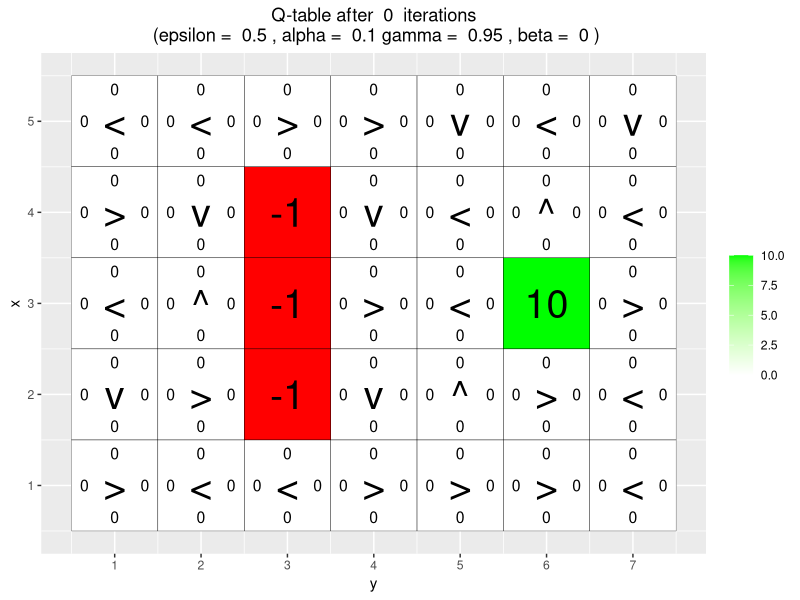
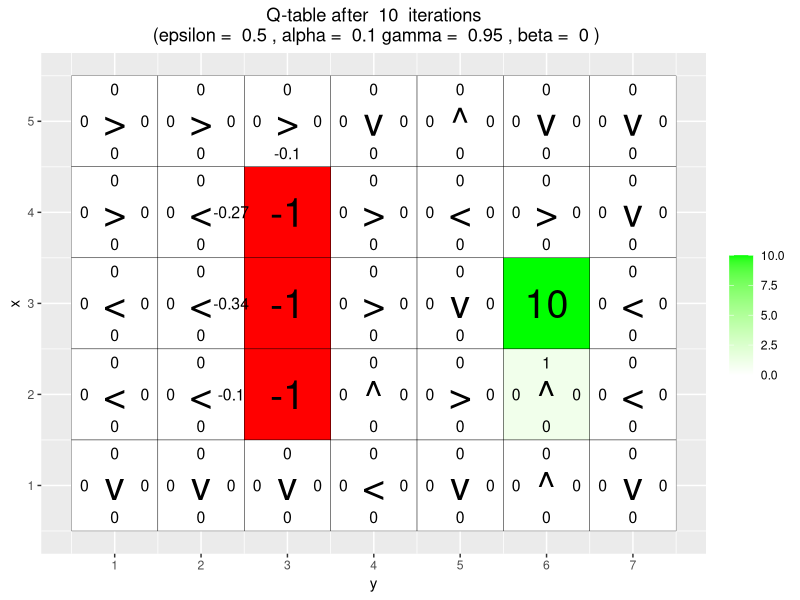
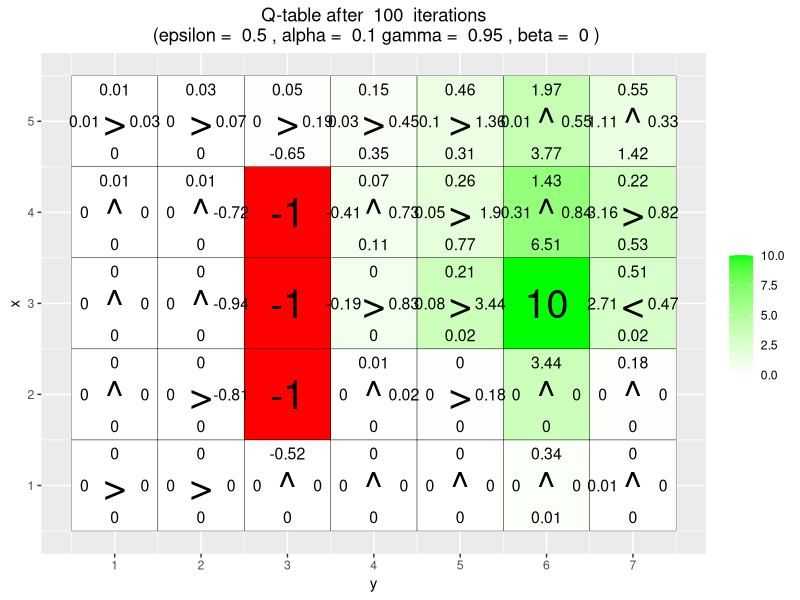
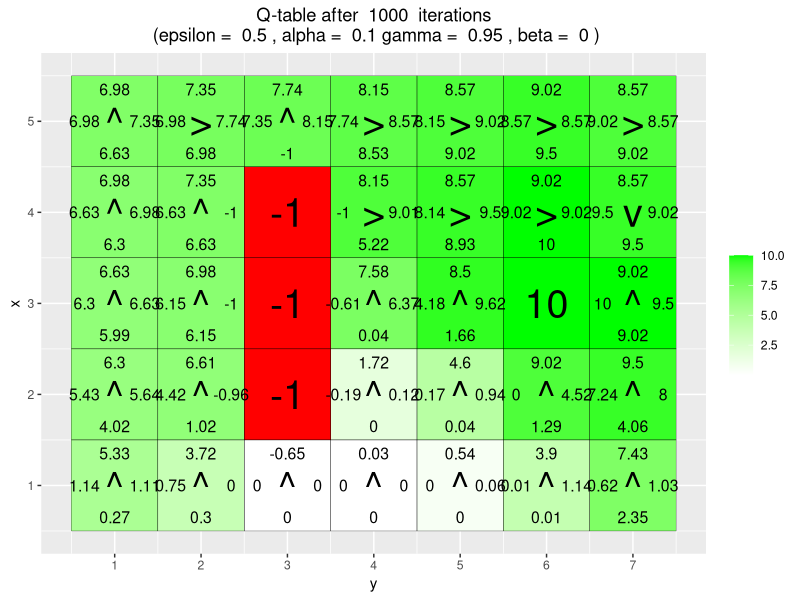
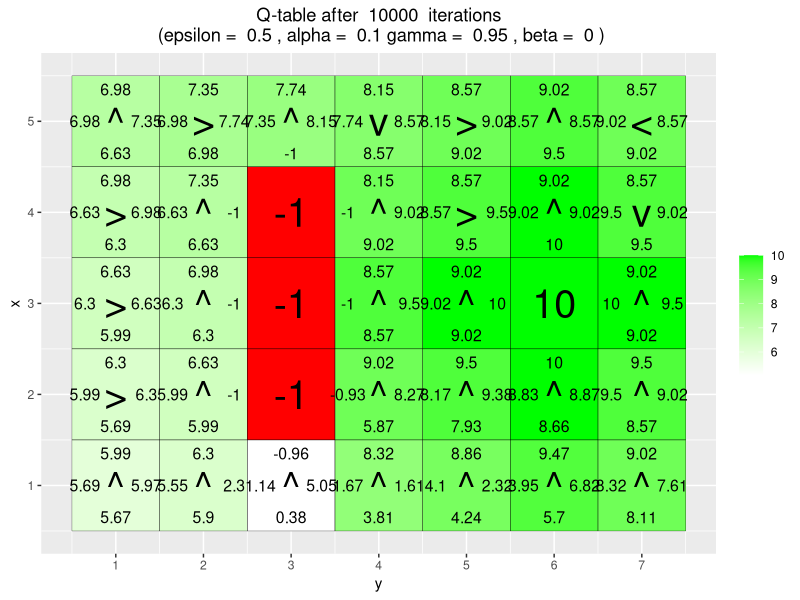
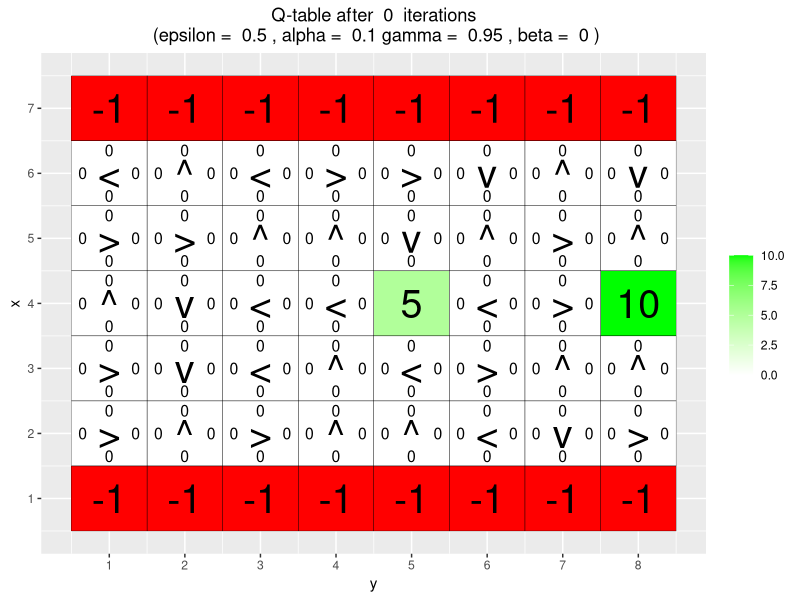
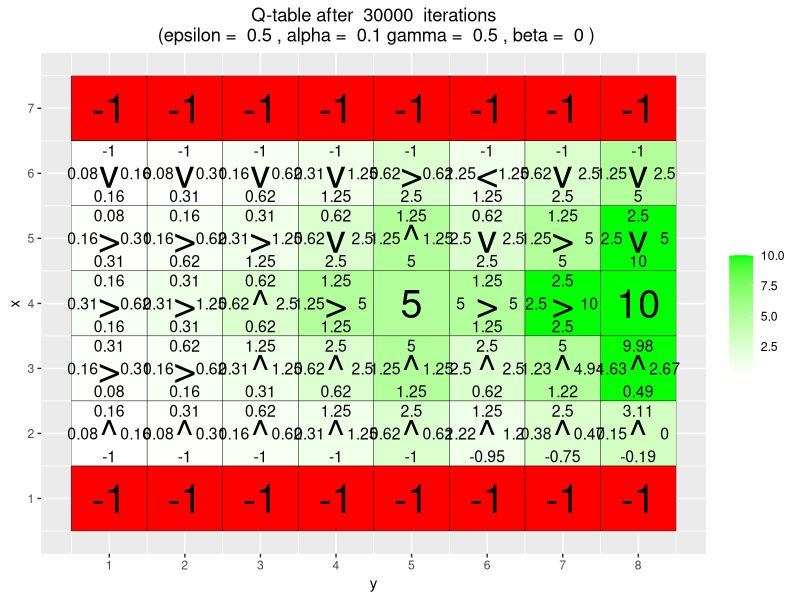
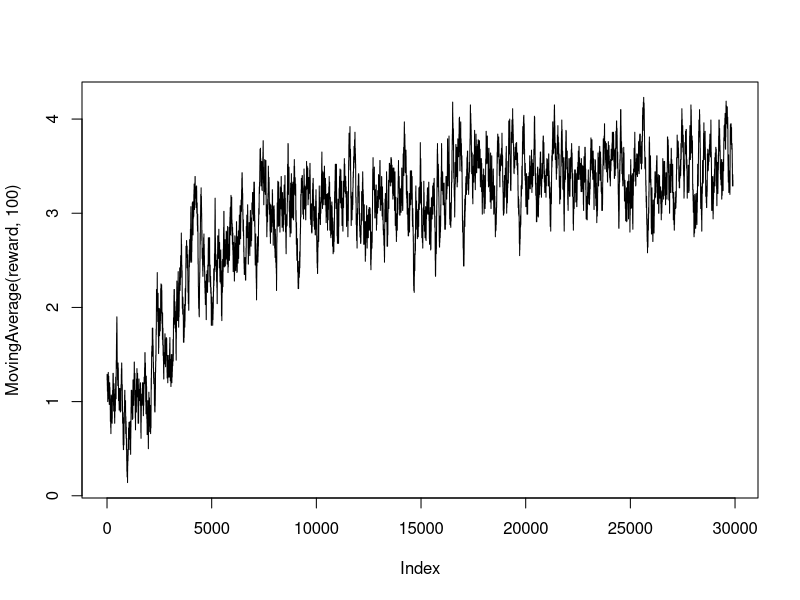

Here is the R script that generated these plots, in order: (Note: a time limit stopped this script after it produced the figures.)
## ---- chunk 1
knitr::opts_chunk$set(echo = TRUE, message = FALSE, warning=FALSE, fig.width = 5, fig.height = 3, fig.align = 'center')

## ---- chunk 2
# install.packages("ggplot2")
# install.packages("vctrs")
library(knitr)
library(ggplot2)
## ---- chunk 3
# given code 
arrows <- c("^", ">", "v", "<")
action_deltas <- list(c(1,0), # up
                      c(0,1), # right
                      c(-1,0), # down
                      c(0,-1)) # left


vis_environment <- function(iterations=0, epsilon = 0.5, alpha = 0.1, gamma = 0.95, beta = 0){
  
  # Visualize an environment with rewards. 
  # Q-values for all actions are displayed on the edges of each tile.
  # The (greedy) policy for each state is also displayed.
  # 
  # Args:
  #   iterations, epsilon, alpha, gamma, beta (optional): for the figure title.
  #   reward_map (global variable): a HxW array containing the reward given at each state.
  #   q_table (global variable): a HxWx4 array containing Q-values for each state-action pair.
  #   H, W (global variables): environment dimensions.
  
  df <- expand.grid(x=1:H,y=1:W)
  foo <- mapply(function(x,y) ifelse(reward_map[x,y] == 0,q_table[x,y,1],NA),df$x,df$y)
  df$val1 <- as.vector(round(foo, 2))
  foo <- mapply(function(x,y) ifelse(reward_map[x,y] == 0,q_table[x,y,2],NA),df$x,df$y)
  df$val2 <- as.vector(round(foo, 2))
  foo <- mapply(function(x,y) ifelse(reward_map[x,y] == 0,q_table[x,y,3],NA),df$x,df$y)
  df$val3 <- as.vector(round(foo, 2))
  foo <- mapply(function(x,y) ifelse(reward_map[x,y] == 0,q_table[x,y,4],NA),df$x,df$y)
  df$val4 <- as.vector(round(foo, 2))
  foo <- mapply(function(x,y) 
    ifelse(reward_map[x,y] == 0,arrows[GreedyPolicy(x,y)],reward_map[x,y]),df$x,df$y)
  df$val5 <- as.vector(foo)
  foo <- mapply(function(x,y) ifelse(reward_map[x,y] == 0,max(q_table[x,y,]),
                                     ifelse(reward_map[x,y]<0,NA,reward_map[x,y])),df$x,df$y)
  df$val6 <- as.vector(foo)
  
  print(ggplot(df,aes(x = y,y = x)) +
          scale_fill_gradient(low = "white", high = "green", na.value = "red", name = "") +
          geom_tile(aes(fill=val6)) +
          geom_text(aes(label = val1),size = 4,nudge_y = .35,na.rm = TRUE) +
          geom_text(aes(label = val2),size = 4,nudge_x = .35,na.rm = TRUE) +
          geom_text(aes(label = val3),size = 4,nudge_y = -.35,na.rm = TRUE) +
          geom_text(aes(label = val4),size = 4,nudge_x = -.35,na.rm = TRUE) +
          geom_text(aes(label = val5),size = 10) +
          geom_tile(fill = 'transparent', colour = 'black') + 
          ggtitle(paste("Q-table after ",iterations," iterations\n",
                        "(epsilon = ",epsilon,", alpha = ",alpha,"gamma = ",gamma,", beta = ",beta,")")) +
          theme(plot.title = element_text(hjust = 0.5)) +
          scale_x_continuous(breaks = c(1:W),labels = c(1:W)) +
          scale_y_continuous(breaks = c(1:H),labels = c(1:H)))
  
}


transition_model <- function(x, y, action, beta){
  
  # Computes the new state after given action is taken. The agent will follow the action 
  # with probability (1-beta) and slip to the right or left with probability beta/2 each.
  # 
  # Args:
  #   x, y: state coordinates.
  #   action: which action the agent takes (in {1,2,3,4}).
  #   beta: probability of the agent slipping to the side when trying to move.
  #   H, W (global variables): environment dimensions.
  # 
  # Returns:
  #   The new state after the action has been taken.
  
  delta <- sample(-1:1, size = 1, prob = c(0.5*beta,1-beta,0.5*beta))
  final_action <- ((action + delta + 3) %% 4) + 1
  foo <- c(x,y) + unlist(action_deltas[final_action])
  foo <- pmax(c(1,1),pmin(foo,c(H,W)))
  
  return (foo)
}


## ---- chunk 4
# greedy function
GreedyPolicy <- function(x, y){
  
  # Get a greedy action for state (x,y) from q_table.
  #
  # Args:
  #   x, y: state coordinates.
  #   q_table (global variable): a HxWx4 array containing Q-values for each state-action pair.
  # 
  # Returns:
  #   An action, i.e. integer in {1,2,3,4}.
  
  # Your code here.
  max_actions <- which(q_table[x,y,]==max(q_table[x,y,])) # picking out all max values
  sample(max_actions,1) # Random if two actions are equally good in the table
}

# Epsilon greedy function
EpsilonGreedyPolicy <- function(x, y, epsilon){
  
  # Get an epsilon-greedy action for state (x,y) from q_table.
  #
  # Args:
  #   x, y: state coordinates.
  #   epsilon: probability of acting randomly.
  # 
  # Returns:
  #   An action, i.e. integer in {1,2,3,4}.
  
  # Your code here.
  if (runif(1)> 1-epsilon){
    GreedyPolicy(x,y) # best known action
  }
  else{
    sample(c(1,2,3,4),1) # random action
  }
  
}
## ---- chunk 5



q_learning <- function(start_state, epsilon = 0.5, alpha = 0.1, gamma = 0.95, 
                       beta = 0){
  
  # Perform one episode of Q-learning. The agent should move around in the 
  # environment using the given transition model and update the Q-table.
  # The episode ends when the agent reaches a terminal state.
  # 
  # Args:
  #   start_state: array with two entries, describing the starting position of the agent.
  #   epsilon (optional): probability of acting randomly.
  #   alpha (optional): learning rate.
  #   gamma (optional): discount factor.
  #   beta (optional): slipping factor.
  #   reward_map (global variable): a HxW array containing the reward given at each state.
  #   q_table (global variable): a HxWx4 array containing Q-values for each state-action pair.
  # 
  # Returns:
  #   reward: reward received in the episode.
  #   correction: sum of the temporal difference correction terms over the episode.
  #   q_table (global variable): Recall that R passes arguments by value. So, q_table being
  #   a global variable can be modified with the superassigment operator <<-.
  
  # Your code here.

  x <- start_state[1]
  y <- start_state[2]
  episode_correction <- c()
  repeat{
    # Follow policy, execute action, get reward.
    
    action <-  EpsilonGreedyPolicy(x,y,epsilon)
    new_pos <- transition_model(x,y,action,beta)
    reward <- reward_map[new_pos[1], new_pos[2]]
    
    

    # correction
    corr <-(alpha*(reward + gamma *max(q_table[new_pos[1],new_pos[2],])-q_table[x,y,action] ))
    # Q-table update.
    q_table[x,y,action] <<- q_table[x,y,action] + corr
    # sum of corrections
    episode_correction <- c(episode_correction , corr)
    x <- new_pos[1]
    y <- new_pos[2]
    
    if(reward!=0)
      # End episode.
      return (c(reward,sum(episode_correction)))
  }
  
}




## ---- chunk 6
# Environment A (learning)
set.seed(12345)
H <- 5
W <- 7

reward_map <- matrix(0, nrow = H, ncol = W)
reward_map[3,6] <- 10
reward_map[2:4,3] <- -1

q_table <- array(0,dim = c(H,W,4))

vis_environment()

for(i in 1:10000){
  foo <- q_learning(start_state = c(3,1))
  
  if(any(i==c(10,100,1000,10000)))
    vis_environment(i)
}

## ---- chunk 7
# Environment B (the effect of epsilon and gamma)

H <- 7
W <- 8

reward_map <- matrix(0, nrow = H, ncol = W)
reward_map[1,] <- -1
reward_map[7,] <- -1
reward_map[4,5] <- 5
reward_map[4,8] <- 10

q_table <- array(0,dim = c(H,W,4))

vis_environment()

MovingAverage <- function(x, n){
  
  cx <- c(0,cumsum(x))
  rsum <- (cx[(n+1):length(cx)] - cx[1:(length(cx) - n)]) / n
  
  return (rsum)
}

for(j in c(0.5,0.75,0.95)){
  q_table <- array(0,dim = c(H,W,4))
  reward <- NULL
  correction <- NULL
  
  for(i in 1:30000){
    foo <- q_learning(gamma = j, start_state = c(4,1))
    reward <- c(reward,foo[1])
    correction <- c(correction,foo[2])
  }
  
  vis_environment(i, gamma = j)
  plot(MovingAverage(reward,100),type = "l")
  plot(MovingAverage(correction,100),type = "l")
}

for(j in c(0.5,0.75,0.95)){
  q_table <- array(0,dim = c(H,W,4))
  reward <- NULL
  correction <- NULL
  
  for(i in 1:30000){
    foo <- q_learning(epsilon = 0.1, gamma = j, start_state = c(4,1))
    reward <- c(reward,foo[1])
    correction <- c(correction,foo[2])
  }
  
  vis_environment(i, epsilon = 0.1, gamma = j)
  plot(MovingAverage(reward,100),type = "l")
  plot(MovingAverage(correction,100),type = "l")
}
## ---- chunk 8

# Environment C (the effect of beta).

H <- 3
W <- 6

reward_map <- matrix(0, nrow = H, ncol = W)
reward_map[1,2:5] <- -1
reward_map[1,6] <- 10

q_table <- array(0,dim = c(H,W,4))

vis_environment()

for(j in c(0,0.2,0.4,0.66)){
  q_table <- array(0,dim = c(H,W,4))
  
  for(i in 1:10000)
    foo <- q_learning(gamma = 0.6, beta = j, start_state = c(1,1))
  
  vis_environment(i, gamma = 0.6, beta = j)
}
## ---- chunk 9
knitr::include_graphics('pic1.png')
## ---- chunk 10
knitr::include_graphics('pic2.png')
